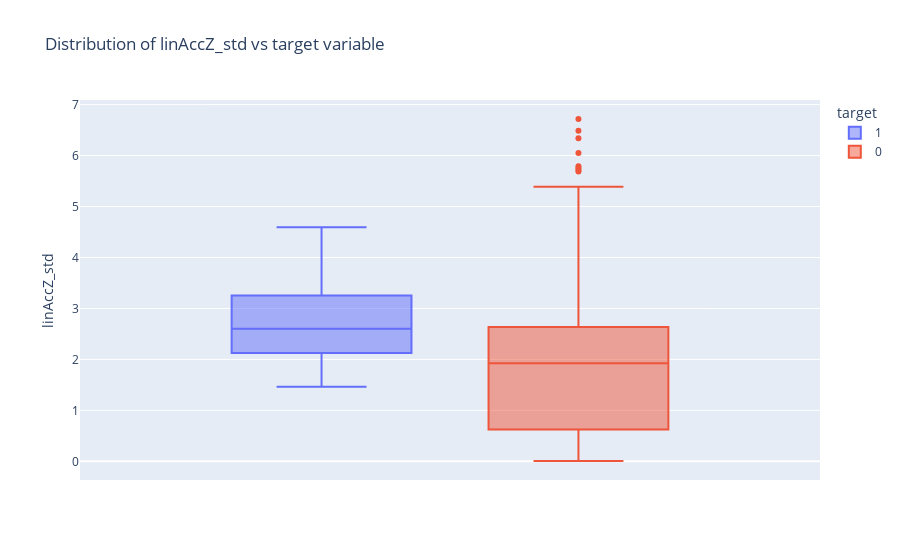

Notebook code for this chart:
### Code cell
fig = px.box(data_custom, y="linAccZ_std", color="target",title = 'Distribution of linAccZ_std vs target variable')
fig.update_traces(quartilemethod="exclusive") 
fig.show()

### Figure 1 — Plotly figure (JSON) as saved in the notebook; plotly's stock layout.template omitted (floating-point values rounded to 4 significant figures; data arrays with more than 128 entries replaced by an {"elided": "..."} marker saying what was removed)
{"data": [{"alignmentgroup": "True", "hovertemplate": "target=1<br>linAccZ_std=%{y}<extra></extra>", "legendgroup": "1", "marker": {"color": "#636efa"}, "name": "1", "notched": false, "offsetgroup": "1", "orientation": "v", "quartilemethod": "exclusive", "showlegend": true, "type": "box", "x0": " ", "xaxis": "x", "y": [1.64, 1.74, 1.889, 1.929, 1.653, 1.848, 2.049, 2.078, 1.897, 1.792, 2.38, 2.201, 1.922, 2.159, 2.243, 1.965, 1.967, 1.85, 1.874, 1.754, 1.961, 1.928, 1.937, 2.067, 3.974, 3.771, 3.584, 3.898, 3.347, 3.687, 3.281, 3.352, 3.225, 2.971, 3.023, 2.604, 2.095, 2.716, 2.007, 2.236, 2.279, 2.51, 2.741, 3.291, 2.818, 2.677, 2.861, 1.587, 2.667, 2.573, 3.497, 2.757, 2.615, 2.517, 2.737, 2.265, 2.493, 2.577, 2.607, 2.501, 2.475, 2.649, 2.605, 2.738, 2.628, 3.318, 3.025, 2.644, 3.716, 2.43, 3.489, 3.798, 3.218, 3.512, 3.566, 2.161, 2.244, 1.996, 2.146, 1.466, 2.326, 2.311, 2.262, 3.106, 3.183, 3.084, 3.406, 3.379, 3.337, 3.346, 3.31, 2.332, 2.189, 2.62, 2.25, 2.456, 2.103, 1.948, 2.087, 1.972, 3.035, 3.229, 3.088, 3.532, 3.115, 3.382, 2.743, 3.057, 4.487, 4.246, 4.246, 4.591, 4.434, 3.709, 4.171, 3.555, 1.539, 2.588, 2.6, 2.456, 2.239, 2.499, 1.921, 2.303], "y0": " ", "yaxis": "y"}, {"alignmentgroup": "True", "hovertemplate": "target=0<br>linAccZ_std=%{y}<extra></extra>", "legendgroup": "0", "marker": {"color": "#EF553B"}, "name": "0", "notched": false, "offsetgroup": "0", "orientation": "v", "quartilemethod": "exclusive", "showlegend": true, "type": "box", "x0": " ", "xaxis": "x", "y": {"elided": "2824 float values"}, "y0": " ", "yaxis": "y"}], "layout": {"boxmode": "group", "legend": {"title": {"text": "target"}, "tracegroupgap": 0}, "title": {"text": "Distribution of linAccZ_std vs target variable"}, "xaxis": {"anchor": "y", "domain": [0, 1]}, "yaxis": {"anchor": "x", "domain": [0, 1], "title": {"text": "linAccZ_std"}}}}
